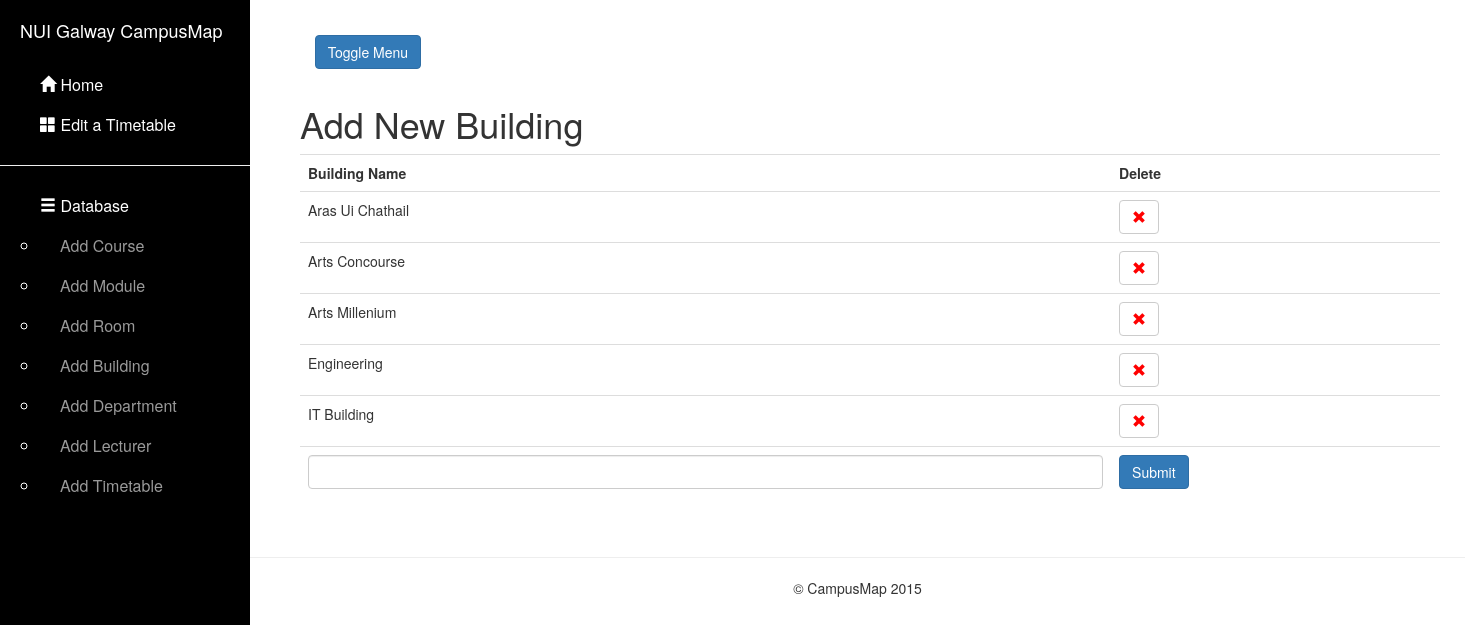
/building/, run on the app's committed database.
### map/models.py (models this page shows, shortened)
class Building(models.Model):
    buildingName = models.CharField(max_length = 75, primary_key=True)

### map/views.py (the view)
# urls.py: url(r'^building/$', 'building'),
def building(request):
    query_results = Building.objects.all().order_by('buildingName')
    if request.method == 'GET':
        message = request.GET.get('message')
        if message == 'delete':
            record = request.GET.get('toDelete')
            Building.objects.filter(buildingName=record).delete()
    if request.method == 'POST': # If the form has been submitted...
        form = BuildingForm(request.POST) # A form bound to the POST data
        if form.is_valid(): # All validation rules pass
            save_it = form.save()
            save_it.save()
            return HttpResponseRedirect('/building/') # Redirect after POST
    else:
        form = BuildingForm() # An unbound form
    return render_to_response('dbstuff/addbuilding.html', locals(),context_instance=RequestContext(request))

### map/forms.py
class BuildingForm(forms.ModelForm):
    buildingName = forms.CharField(max_length = 75,label = mark_safe('<strong>Building Name</strong>'))
    class Meta:
        model = Building
        fields = "__all__"

### CampusMap/templates/dbstuff/addbuilding.html (shortened to what this page needs)
{% extends "base.html" %}
{% block content %}
<div class="container">
            <h1>Add New Building</h1>
            <table class="table" id="test">
                <tr>
                    <th>Building Name</th>
                    <th>Delete</th>
                </tr>
                {% for item in query_results %}
                 <tr>
                    <td>{{  item.buildingName }}</td>
                    <td>
                        <button type="submit" onclick="getRecordDetails('building');" class="btn btn-default" aria-label="Left Align" style="color: red">
                            <span class="glyphicon glyphicon-remove" aria-hidden="true"></span>
                        </button>
                    </td>
                 </tr>
                {% endfor %}
                <tr>
                <form class="form-contact" action="" method="POST">
                    {% for field in form %}
                    <td>
                    <input type="text" class="form-control" name="{{ field.name }}" id="id_{{ field.name }}">
                    </td>
                    {% endfor %}
                    <td><input type="submit" value="Submit"  class="btn btn-primary">
                    </td>
                    </form>
            </table>
</div>
{%  endblock %}

### data on the page
Building: buildingName "Aras Ui Chathail"
Building: buildingName "Arts Concourse"
Building: buildingName "Arts Millenium"
Building: buildingName "Engineering"
Building: buildingName "IT Building"
